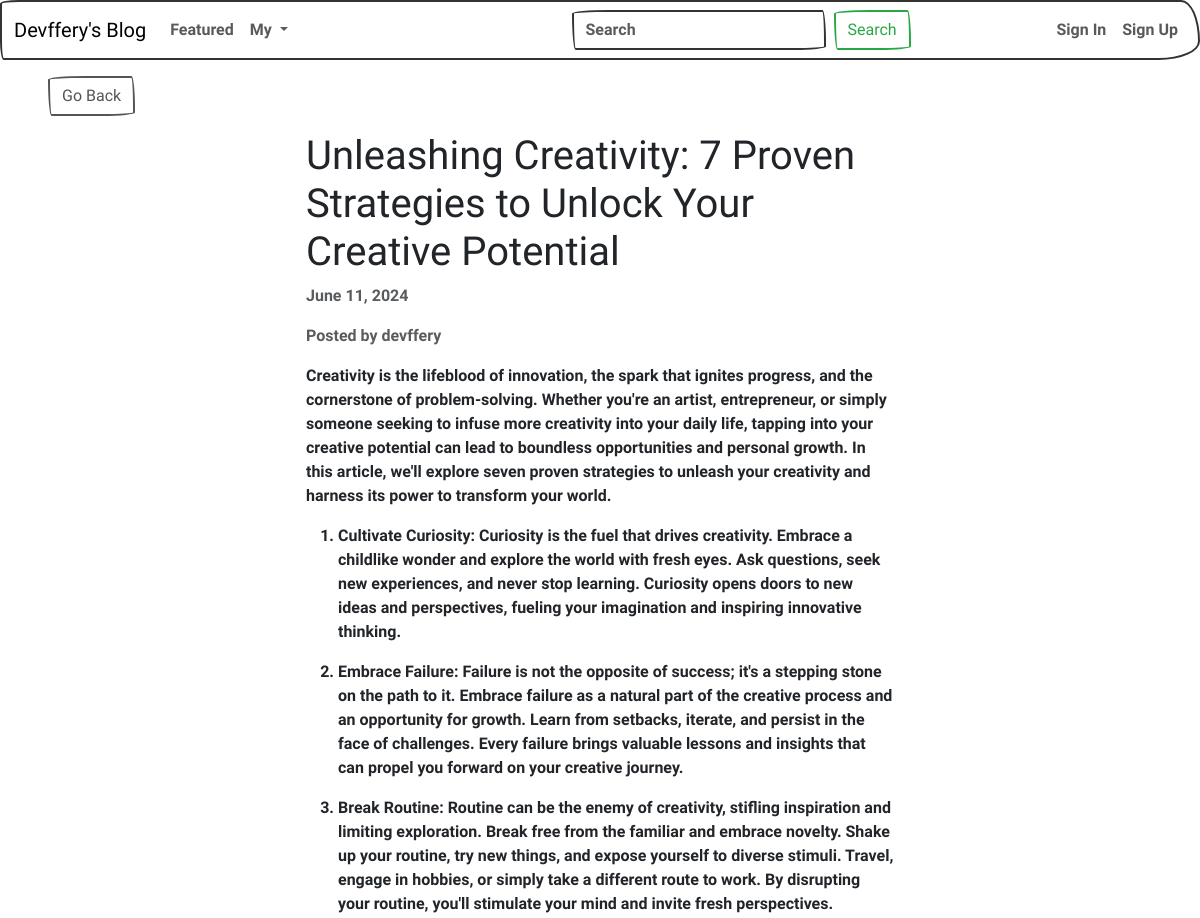
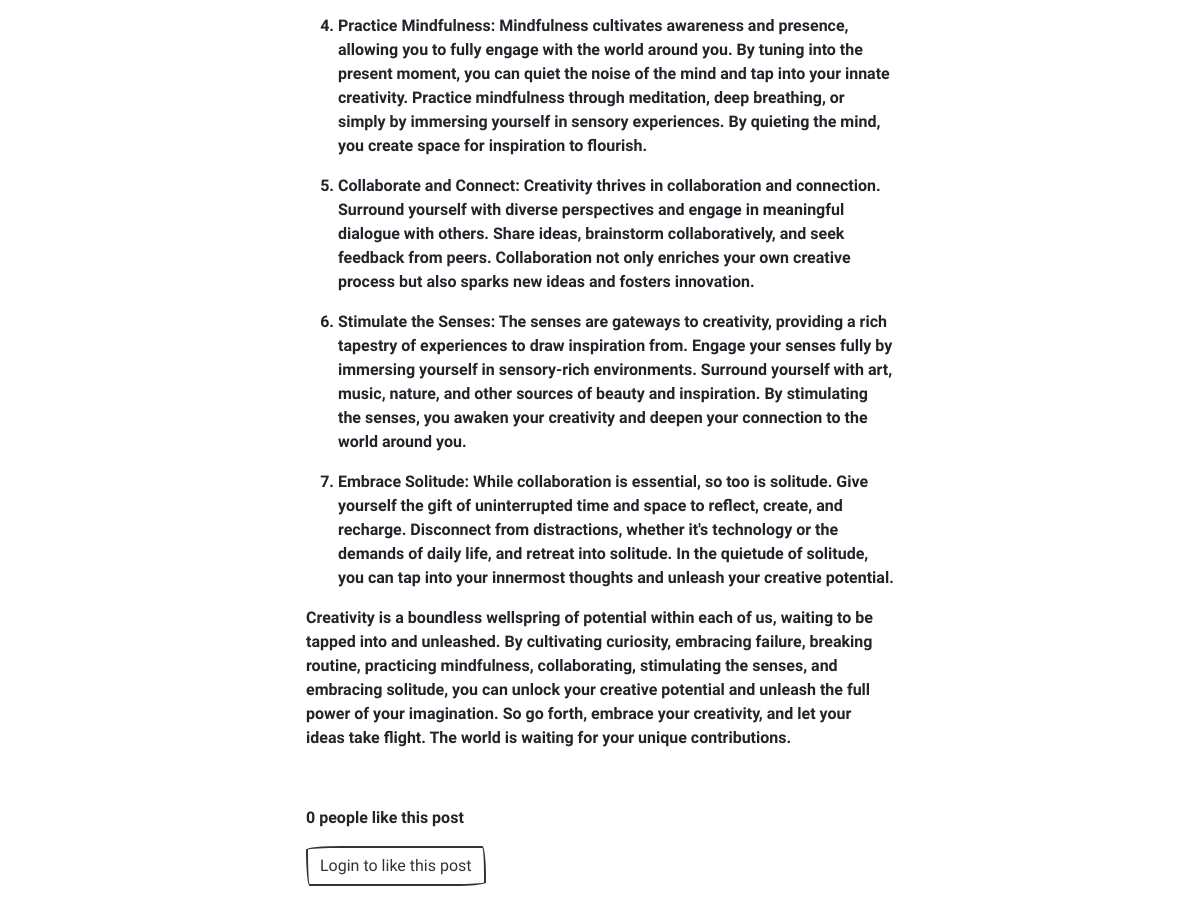
/1/, run on the app's committed database (2 pictures, top to bottom).
### blog/models.py (models this page shows)
class Article(models.Model):
    title = models.CharField(max_length=255)
    content = HTMLField()
    date = models.DateField(auto_now_add=True)
    author = models.ForeignKey(User, on_delete=models.CASCADE)
    featured = models.BooleanField(default=False)
    likes = models.ManyToManyField(User, related_name='likes', blank=True)

### blog/views.py (the view)
# urls.py: path('<int:pk>/', DetailArticleView.as_view(), name='detail_article' ),
class DetailArticleView(DetailView):
    model = Article
    template_name = 'blog/blog_post.html'
    def get_context_data(self,*args, **kwargs):
        context = super(DetailArticleView, self).get_context_data(*args, **kwargs)
        context['liked_by_user'] = False
        article = Article.objects.get(id=self.kwargs.get('pk'))
        if article.likes.filter(pk=self.request.user.id).exists():
            context['liked_by_user'] = True
        return context

### blog/templates/blog/blog_post.html (shortened to what this page needs)
{% extends 'blog/base.html' %}
{% block content %}
    <div class="row">
        <div class="col-md-4 col-12 mx-md-5 mx-2 mt-md-3 my-3">
            <a class="btn btn-outline-secondary" href="{% url 'index' %}">Go Back</a>
        </div>
    </div>
    <div class="row">
        <div class="col-md-6 col-11 mx-md-auto mb-3 pb-2 mx-3">
            <h1> {{ object.title }}</h1>
            <p class="text-muted">{{ object.date }}</p>
            <p class="text-muted">Posted by {{ object.author.username }}</p>
            <div class="my-3">
                {{ object.content|safe }}
            </div>
        </div>
    </div>
    <div class="row my-3">
        <div class="col-md-6 col-12 mx-md-auto mx-3">
            {% if object.likes.count == 1 %}
                <p>{{ object.likes.count }} person likes this post</p>
            {% else %}
                <p>{{ object.likes.count }} people like this post</p>
            {% endif %}
            {% if request.user.is_authenticated %}
                {% if liked_by_user %}
                    <form method="POST" action="{% url 'like_article' object.id %}">
                        {% csrf_token %}
                        <button class="btn btn-outline-primary"><ion-icon name="heart-dislike-outline"></ion-icon> Unlike this post</button>
                    </form>
                {% else %}
                    <form method="POST" action="{% url 'like_article' object.id %}">
                        {% csrf_token %}
                        <button class="btn btn-outline-primary"><ion-icon name="heart-outline"></ion-icon> Like this post</button>
                    </form>
                {% endif %}
            {% else %}
                <button class="btn btn-outline-primary" href="{% url 'login' %}" >Login to like this post</button>
            {% endif %}
        </div>
    </div>
{% endblock content %}

### data on the page
Article: title "Unleashing Creativity: 7 Proven Strategies to Unlock Your Creative Potential", date "June 11, 2024", author.username "devffery", content "Creativity is the lifeblood of innovation, the spark that ignites progress, and the cornerstone of problem-solving. Whether you're an artist, entrepreneur, or simply someone seeking to infuse more creativity into your daily life, tapping into your creative potential can lead to boundless opportunities and personal growth. In this article, we'll explore seven proven strategies to unleash your creativity and harness its power to transform your world. Cultivate Curiosity: Curiosity is the fuel that drives creativity. Embrace a childlike wonder and explore the world with fresh eyes. Ask questions, seek new experiences, and never stop learning. Curiosity opens doors to new ideas and…", likes.count "0"
